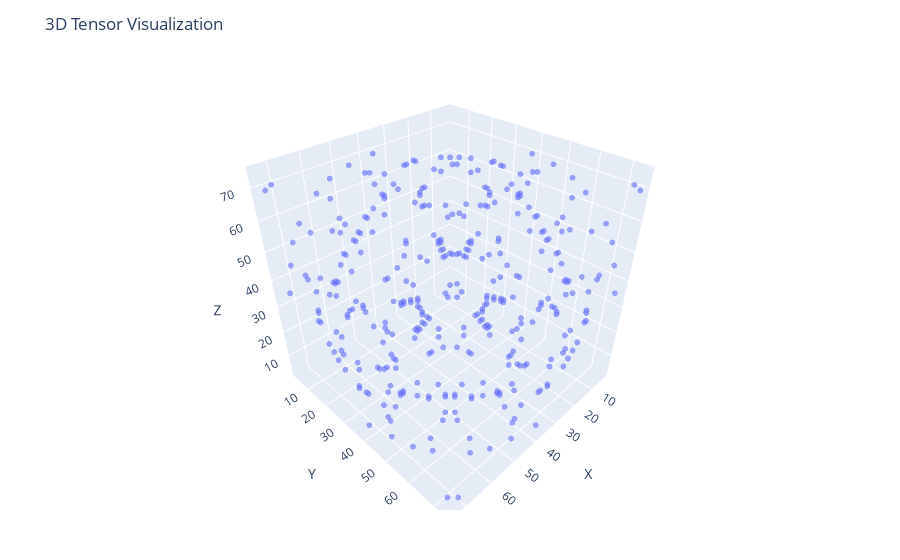

Here is the notebook cell this chart was saved with:
### Code cell
strat = toSurfaceTensor(asTen)
plotTensor(strat.tensor, 0.05)

### Figure 1 — Plotly figure (JSON) as saved in the notebook; plotly's stock layout.template omitted (floating-point values rounded to 4 significant figures; data arrays with more than 128 entries replaced by an {"elided": "..."} marker saying what was removed)
{"data": [{"marker": {"opacity": 0.6, "size": 2}, "mode": "markers", "type": "scatter3d", "x": {"elided": "370 int values"}, "y": {"elided": "370 int values"}, "z": {"elided": "370 int values"}}], "layout": {"margin": {"b": 50, "l": 50, "r": 50, "t": 60}, "scene": {"aspectmode": "cube", "xaxis": {"range": [1, 76], "title": "X"}, "yaxis": {"range": [1, 76], "title": "Y"}, "zaxis": {"range": [1, 76], "title": "Z"}}, "title": "3D Tensor Visualization"}}
